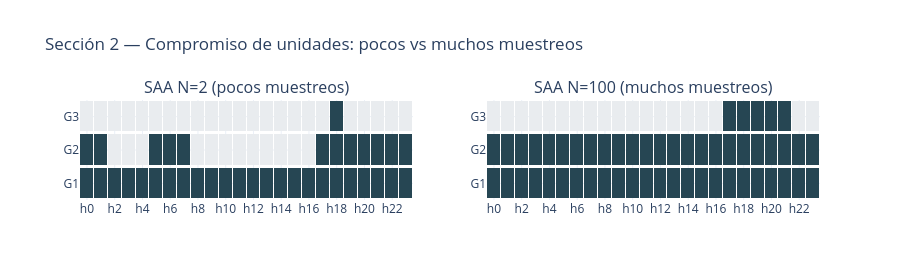

Here is the notebook cell this chart was saved with:
### Markdown cell above
## 1.4 Contraste el esquema de encendido de las unidades térmicas obtenido con una muestra pequeña ($N = 2$) frente al obtenido con la muestra más grande ($N = 100$).

### Code cell
# Comparacion visual del compromiso: SAA N=2 vs SAA N=100
fig = make_subplots(rows=1, cols=2,
                    subplot_titles=["SAA N=2 (pocos muestreos)",
                                    "SAA N=100 (muchos muestreos)"])
for j, N in enumerate([2, 100]):
    res = resultados_saa[N]["res"]
    M = np.array([[res["u"][(g, t)] for t in T] for g in G])
    fig.add_trace(go.Heatmap(z=M, x=[f"h{t}" for t in T], y=G,
                             colorscale=[[0, "#e9ecef"], [1, "#264653"]],
                             showscale=False, xgap=1, ygap=3), row=1, col=j+1)
fig.update_layout(title="Sección 2 — Compromiso de unidades: pocos vs muchos muestreos",
                  template="plotly_white", height=280)

### Figure 1 — Plotly figure (JSON) as saved in the notebook; plotly's stock layout.template omitted (floating-point values rounded to 4 significant figures)
{"data": [{"colorscale": [[0, "#e9ecef"], [1, "#264653"]], "showscale": false, "type": "heatmap", "x": ["h0", "h1", "h2", "h3", "h4", "h5", "h6", "h7", "h8", "h9", "h10", "h11", "h12", "h13", "h14", "h15", "h16", "h17", "h18", "h19", "h20", "h21", "h22", "h23"], "xaxis": "x", "xgap": 1, "y": ["G1", "G2", "G3"], "yaxis": "y", "ygap": 3, "z": [[1, 1, 1, 1, 1, 1, 1, 1, 1, 1, 1, 1, 1, 1, 1, 1, 1, 1, 1, 1, 1, 1, 1, 1], [1, 1, 0, 0, 0, 1, 1, 1, 0, 0, 0, 0, 0, 0, 0, 0, 0, 1, 1, 1, 1, 1, 1, 1], [0, 0, 0, 0, 0, 0, 0, 0, 0, 0, 0, 0, 0, 0, 0, 0, 0, 0, 1, 0, 0, 0, 0, 0]]}, {"colorscale": [[0, "#e9ecef"], [1, "#264653"]], "showscale": false, "type": "heatmap", "x": ["h0", "h1", "h2", "h3", "h4", "h5", "h6", "h7", "h8", "h9", "h10", "h11", "h12", "h13", "h14", "h15", "h16", "h17", "h18", "h19", "h20", "h21", "h22", "h23"], "xaxis": "x2", "xgap": 1, "y": ["G1", "G2", "G3"], "yaxis": "y2", "ygap": 3, "z": [[1, 1, 1, 1, 1, 1, 1, 1, 1, 1, 1, 1, 1, 1, 1, 1, 1, 1, 1, 1, 1, 1, 1, 1], [1, 1, 1, 1, 1, 1, 1, 1, 1, 1, 1, 1, 1, 1, 1, 1, 1, 1, 1, 1, 1, 1, 1, 1], [0, 0, 0, 0, 0, 0, 0, 0, 0, 0, 0, 0, 0, 0, 0, 0, 0, 1, 1, 1, 1, 1, 0, 0]]}], "layout": {"annotations": [{"font": {"size": 16}, "showarrow": false, "text": "SAA N=2 (pocos muestreos)", "x": 0.225, "xanchor": "center", "xref": "paper", "y": 1, "yanchor": "bottom", "yref": "paper"}, {"font": {"size": 16}, "showarrow": false, "text": "SAA N=100 (muchos muestreos)", "x": 0.775, "xanchor": "center", "xref": "paper", "y": 1, "yanchor": "bottom", "yref": "paper"}], "height": 280, "title": {"text": "Sección 2 — Compromiso de unidades: pocos vs muchos muestreos"}, "xaxis": {"anchor": "y", "domain": [0, 0.45]}, "xaxis2": {"anchor": "y2", "domain": [0.55, 1]}, "yaxis": {"anchor": "x", "domain": [0, 1]}, "yaxis2": {"anchor": "x2", "domain": [0, 1]}}}
